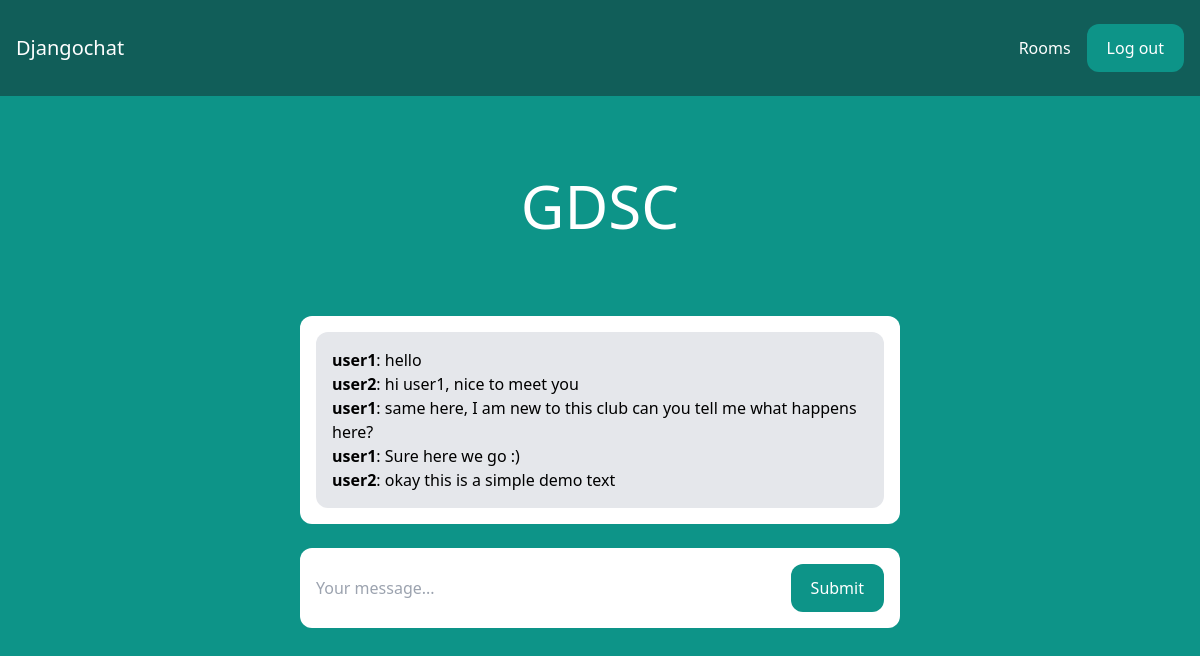
Page /rooms/GDSC/ (signed in) on the committed database.
### room/models.py (models this page shows)
class Room(models.Model):
    name = models.CharField(max_length = 255)
    slug = models.SlugField(unique=True)

class Message(models.Model):
    room = models.ForeignKey(Room, related_name = 'messages', on_delete = models.CASCADE)
    user = models.ForeignKey(User, related_name = 'messages', on_delete = models.CASCADE)
    content = models.TextField()
    date_added = models.DateTimeField(auto_now_add=True)
    class Meta:
        ordering = ('date_added',)

### room/views.py (the view)
# urls.py: path('rooms/', include('room.urls')),
@login_required
def room(request, slug):
    room = Room.objects.get(slug=slug)
    messages = Message.objects.filter(room=room)[0:25]
    return render(request, 'room/room.html', {'room' : room, 'messages': messages})

### room/templates/room/room.html (shortened to what this page needs)
{% extends 'core/base.html' %}
{% block content %}
<div class="p-10 lg:p-20 text-center">
    <h1 class="text-3xl lg:text-6xl text-white">{{ room.name }}</h1>
</div>
<div class="lg:w-2/4 mx-4 lg:mx-auto p-4 bg-white rounded-xl">
    <div class="p-4 bg-gray-200 rounded-xl">
    <div class="chat-messages space-y-3" id="chat-messages">
        {% for m in messages %}<b>{{ m.user.username }}</b>: {{ m.content }}<br>{% endfor %}
    </div>
</div>
</div>
<div class="lg:w-2/4 mt-6 mx-4 lg:mx-auto p-4 bg-white rounded-xl">
    <form method="post" action="." class="flex">
        <input type="text" name="content" class="flex-1 mr-3" placeholder="Your message..." id="chat-message-input">
        <button
            class="px-5 py-3 rounded-xl text-white bg-teal-600 hover:bg-teal-700"
            id="chat-message-submit"
        >Submit</button>
    </form>
</div>
{% endblock %}

### rows in the picture
Room: name "GDSC"
Message: user.username "user1", content "hello"
Message: user.username "user2", content "hi user1, nice to meet you"
Message: user.username "user1", content "same here, I am new to this club can you tell me what happens here?"
Message: user.username "user1", content "Sure here we go :)"
Message: user.username "user2", content "okay this is a simple demo text"
